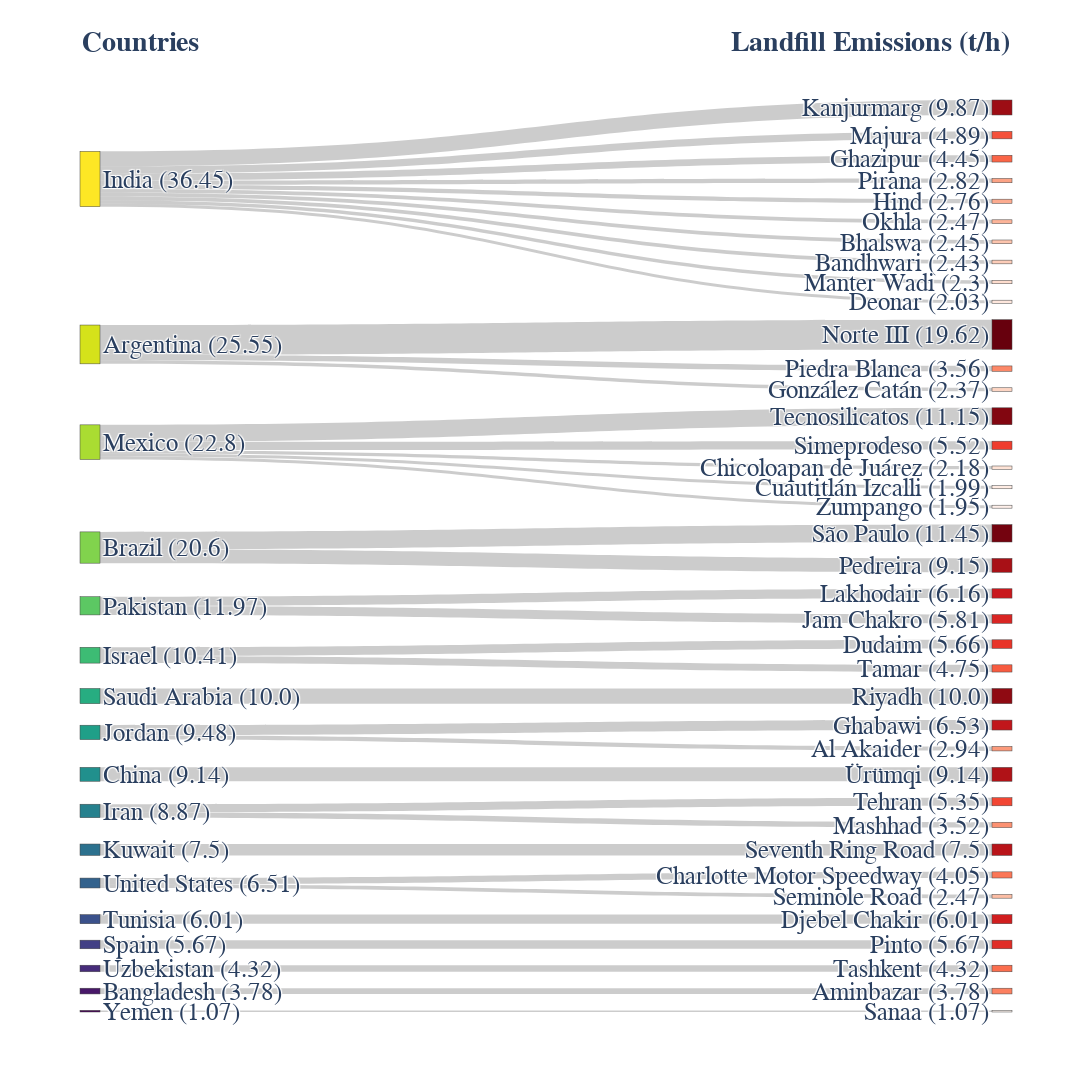

The cell this chart's notebook holds for it:
### Code cell
# df_emiss_sankey = df_emiss[['country', 'name', 'emission']].rename(columns={'country': 'source', 'name': 'target'}).groupby(['source','target']).agg({'emission':'sum'}).reset_index()
# df_emiss_sankey = df_emiss_sankey.sort_values('emission', ascending=False)

# get the label list (country name + landfill name) in order
label_list = list(df_emiss[['country', 'name']].melt().drop('variable',axis=1)['value'].drop_duplicates().values)

# get the country name list in the order of country emissions
index_country = len(df_emiss['country'].drop_duplicates())
country_list = label_list[:index_country]

# create colors based on cmap and length in the order of emission values
country_color = matplotlib.pyplot.get_cmap('viridis_r', lut=len(country_list))
landfill_color = matplotlib.pyplot.get_cmap('Reds_r', lut=len(df_emiss))


if isinstance(landfill_color, matplotlib.colors.LinearSegmentedColormap):
    landfill_color = [mcolors.rgb2hex(landfill_color(i)) for i in range(landfill_color.N)]
else:
    # set color based on all landfill emissions
    landfill_color = [to_hex(c) for c in landfill_color.colors]
# sort color based on emission values (descending)
sort_index = np.argsort(np.argsort(-df_emiss['emission'].values))
 #df_emiss['emission'].reset_index(drop=True).sort_values(ascending=False).index.tolist()
landfill_color = [landfill_color[i] for i in sort_index]
country_color = [to_hex(c) for c in country_color.colors]

# # --- set color by landfill emission per country group ---

source = df_emiss['country'].apply(lambda x: label_list.index(x))
target = df_emiss['name'].apply(lambda x: label_list.index(x))
emission = df_emiss['emission']

# calculate the counts of each label
df_country_emiss = df_emiss.groupby(['country'], sort=False).agg({'emission':'sum'}).reset_index()
df_landfill_emiss = df_emiss.groupby(['name'], sort=False).agg({'emission':'sum'}).reset_index()
# round data
df_country_emiss['emission'] = df_country_emiss['emission'].round(2)
df_landfill_emiss['emission'] = df_landfill_emiss['emission'].round(2)
# calculate width by value proportion
df_landfill_emiss['bar_width'] = df_landfill_emiss['emission']/df_landfill_emiss['emission'].sum()

# add obs number to label list
for index,label in enumerate(label_list):
    if any(df_country_emiss['country'].str.contains(label)):
        # get the row of country counts
        df_subset = df_country_emiss[df_country_emiss['country']==label]
        # create new label
        new_label = (df_subset['country'] + ' (' + df_subset['emission'].astype('str')).values[0] + ')'
    elif any(df_landfill_emiss['name'].str.contains(label)):
        # get the row of landfill counts
        df_subset = df_landfill_emiss[df_landfill_emiss['name']==label]
        # create new label 
        new_label = (df_subset['name'] + ' (' + df_subset['emission'].astype('str')).values[0] + ')'
    # update the label list
    label_list[index] = new_label


fig = go.Figure(data=[go.Sankey(
    # orientation = "v",
    node = {"label": label_list,
            'color': country_color+landfill_color,
            },
    link = {"source": source, "target": target, "value": emission}
    )])

fig.add_annotation(x=0, y=1.08, text='<b>Countries</b>', showarrow=False,
                   font=dict(size=28),align="center"
                   )

fig.add_annotation(x=1, y=1.08, text='<b>Landfill Emissions (t/h)</b>', showarrow=False,
                   font=dict(size=28),align="center"
                   )

fig.update_layout(
    font=dict(
        family='sans-serif',
        size=25,
        # color="RebeccaPurple"
    ),
    autosize=False,
    width=1200,
    height=1200,
)

fig.show()

### Figure 1 — Plotly figure (JSON) as saved in the notebook; plotly's stock layout.template omitted (floating-point values rounded to 4 significant figures)
{"data": [{"link": {"source": [0, 0, 0, 0, 0, 0, 0, 0, 0, 0, 1, 1, 1, 2, 2, 2, 2, 2, 3, 3, 4, 4, 5, 5, 6, 7, 7, 8, 9, 9, 10, 11, 11, 12, 13, 14, 15, 16], "target": [17, 18, 19, 20, 21, 22, 23, 24, 25, 26, 27, 28, 29, 30, 31, 32, 33, 34, 35, 36, 37, 38, 39, 40, 41, 42, 43, 44, 45, 46, 47, 48, 49, 50, 51, 52, 53, 54], "value": [9.866, 4.894, 4.448, 2.816, 2.756, 2.472, 2.452, 2.427, 2.296, 2.026, 19.62, 3.557, 2.373, 11.15, 5.522, 2.185, 1.989, 1.951, 11.45, 9.146, 6.157, 5.814, 5.66, 4.751, 10.0, 6.534, 2.942, 9.145, 5.349, 3.522, 7.502, 4.048, 2.465, 6.012, 5.668, 4.317, 3.777, 1.07]}, "node": {"color": ["#fde725", "#d5e21a", "#aadc32", "#81d34d", "#5cc863", "#3dbc74", "#27ad81", "#1f9f88", "#21908d", "#26818e", "#2c718e", "#33628d", "#3b518b", "#423f85", "#472c7a", "#481769", "#440154", "#9d0d14", "#f5513a", "#fa6547", "#fca385", "#fcab8f", "#fcb499", "#fdc5ae", "#fdcdb9", "#feddce", "#fee7dd", "#67000d", "#fc8868", "#fdd5c3", "#820610", "#ef3c2d", "#fee3d6", "#ffece3", "#fff0ea", "#74030f", "#a81016", "#c9181d", "#d92523", "#e83429", "#f75b40", "#8f0a12", "#c1161b", "#fc9a7b", "#b01217", "#f24633", "#fc9171", "#b91419", "#fb7757", "#fcbda4", "#d11e1f", "#e02d26", "#fb6e4e", "#fc8060", "#fff5f0"], "label": ["India (36.45)", "Argentina (25.55)", "Mexico (22.8)", "Brazil (20.6)", "Pakistan (11.97)", "Israel (10.41)", "Saudi Arabia (10.0)", "Jordan (9.48)", "China (9.14)", "Iran (8.87)", "Kuwait (7.5)", "United States (6.51)", "Tunisia (6.01)", "Spain (5.67)", "Uzbekistan (4.32)", "Bangladesh (3.78)", "Yemen (1.07)", "Kanjurmarg (9.87)", "Majura (4.89)", "Ghazipur (4.45)", "Pirana (2.82)", "Hind (2.76)", "Okhla (2.47)", "Bhalswa (2.45)", "Bandhwari (2.43)", "Manter Wadi (2.3)", "Deonar (2.03)", "Norte III (19.62)", "Piedra Blanca (3.56)", "González Catán (2.37)", "Tecnosilicatos (11.15)", "Simeprodeso (5.52)", "Chicoloapan de Juárez (2.18)", "Cuautitlán Izcalli (1.99)", "Zumpango (1.95)", "São Paulo (11.45)", "Pedreira (9.15)", "Lakhodair (6.16)", "Jam Chakro (5.81)", "Dudaim (5.66)", "Tamar (4.75)", "Riyadh (10.0)", "Ghabawi (6.53)", "Al Akaider (2.94)", "Ürümqi (9.14)", "Tehran (5.35)", "Mashhad (3.52)", "Seventh Ring Road (7.5)", "Charlotte Motor Speedway (4.05)", "Seminole Road (2.47)", "Djebel Chakir (6.01)", "Pinto (5.67)", "Tashkent (4.32)", "Aminbazar (3.78)", "Sanaa (1.07)"]}, "type": "sankey"}], "layout": {"annotations": [{"align": "center", "font": {"size": 28}, "showarrow": false, "text": "<b>Countries</b>", "x": 0, "y": 1.08}, {"align": "center", "font": {"size": 28}, "showarrow": false, "text": "<b>Landfill Emissions (t/h)</b>", "x": 1, "y": 1.08}], "autosize": false, "font": {"family": "sans-serif", "size": 25}, "height": 1200, "width": 1200}}
